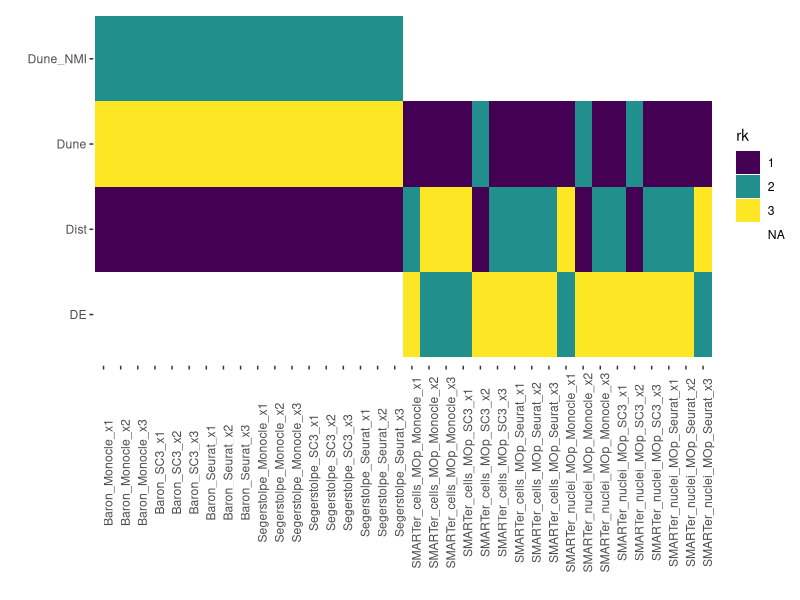
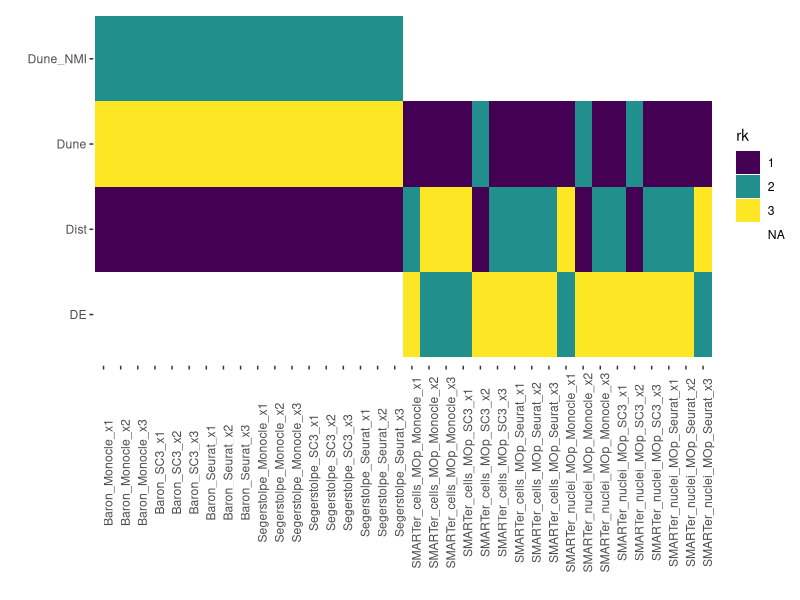

These charts were generated, in order, by the following R code:
## ---- chunk 1
library(knitr)
opts_chunk$set(
  fig.pos = "!h", out.extra = "", warning = F, message = F,
  fig.align = "center", echo = F
)
libs <- c("here", "dplyr", "ggplot2", "tidyr", "stringr", "readr", "cowplot",
          "mclust", "RColorBrewer", "purrr", "Dune", "pracma")
suppressMessages(
  suppressWarnings(sapply(libs, require, character.only = TRUE))
)
rm(libs)
## ---- chunk 2
df <- bind_rows(
  "Brain" = read.table(here("Figure-ARI", "data", "Brain.txt"), header = TRUE,
                       stringsAsFactors = FALSE),
  "Pancreas" = read.table(here("Figure-ARI", "data", "Pancreas.txt"),
                          header = TRUE, stringsAsFactors = FALSE)
  ) %>%
  mutate(scenario = paste(dataset, method, comp, sep = "_"))
p <- ggplot(df %>% select(scenario, Merge_method, AUARIC) %>%
              group_by(scenario) %>%
              filter(Merge_method != "Param") %>%
              mutate(rk = dense_rank(desc(AUARIC)),
                     rk = as.character(rk)),
            aes(x = scenario, y = Merge_method, fill = rk)) +
  geom_tile() +
  scale_fill_viridis_d() +
  theme_classic() +
  theme(axis.text.x = element_text(angle = 90),
        axis.line = element_blank()) +
  labs(x = "", y = "")
p
ggsave(plot = p, filename = here("Figure-ARI", "figures", "all_comp.pdf"),
       height = 8)
